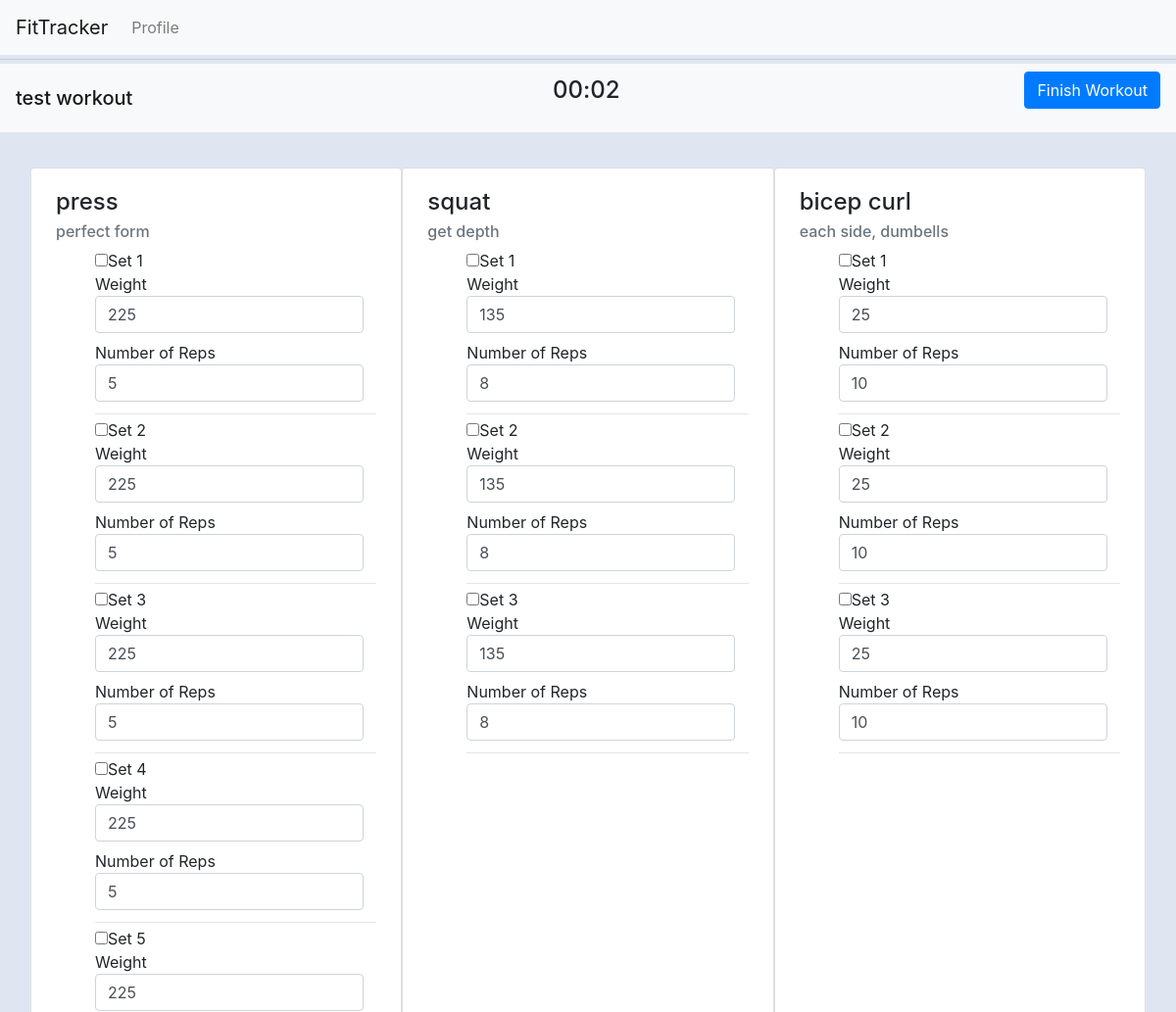
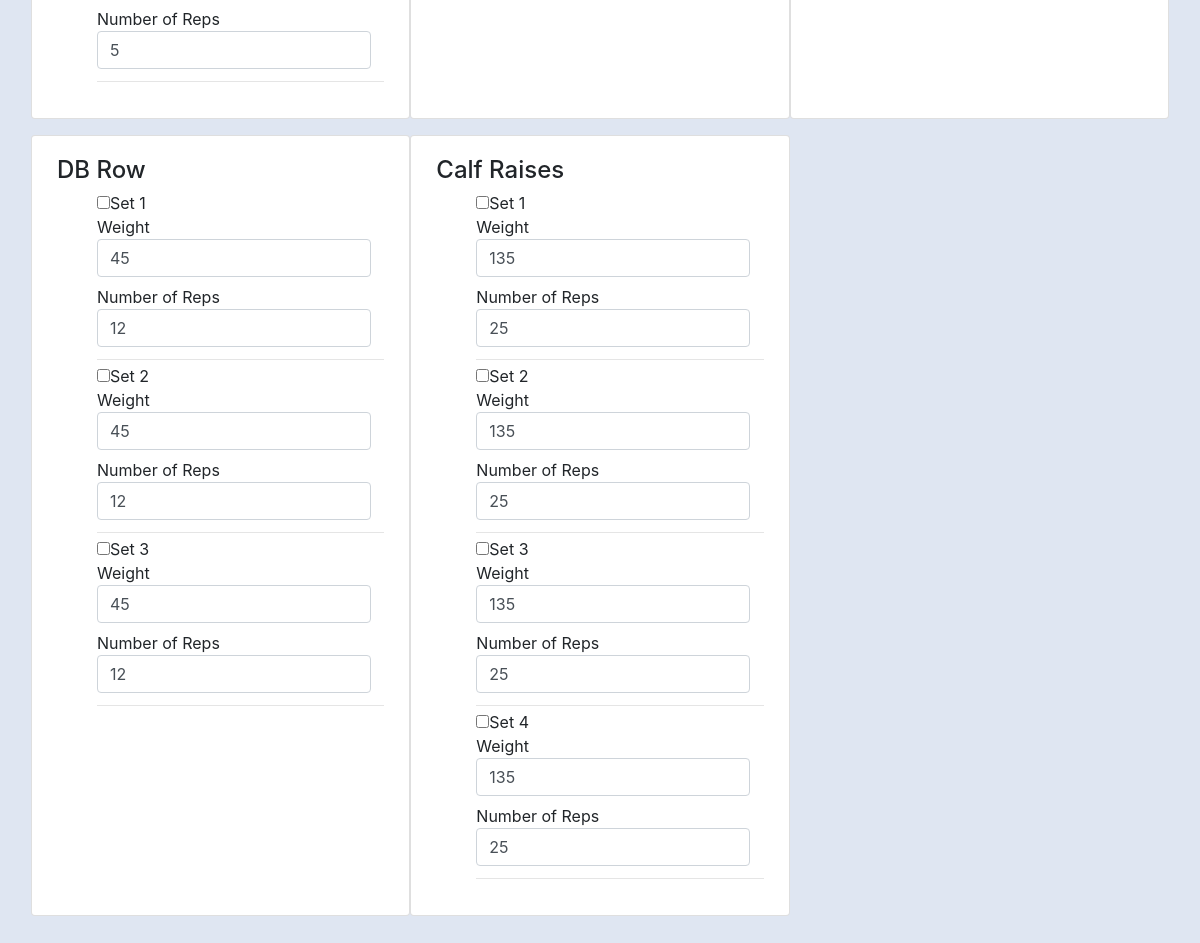
Page /workout/start?workout_id=1 on the committed database (2 pictures, top to bottom).
### models.py (models this page shows, shortened)
class Workout(db.Model):
    __tablename__ = 'workout'
    id = db.Column(db.Integer, primary_key=True)
    name = db.Column(db.String(128))
    description = db.Column(db.String(1024))
    user = db.Column(db.Integer, db.ForeignKey('user.id'))
    def to_dict(self):
        return {
            'id' : self.id,
            'name' : self.name,
            'description' : self.description,
            'user' : self.user,
        }

class Exercise(db.Model):
    __tablename__ = 'exercise'
    id = db.Column(db.Integer, primary_key=True)
    name = db.Column(db.String(64), index=True, unique=False)
    num_sets = db.Column(db.Integer, index=True)
    num_reps = db.Column(db.Integer, index=True)
    weight = db.Column(db.Integer)
    notes = db.Column(db.String(64))
    associated_workout = db.Column(db.Integer, db.ForeignKey('workout.id'))
    def to_dict(self):
        return {
            'id' : self.id,
            'name' : self.name,
            'num_sets' : self.num_sets,
            'num_reps' : self.num_reps,
            'weight' : self.weight,
            'notes' : self.notes,
            'associated_workout' : self.associated_workout
        }

### main.py (the view)
@main.route('/workout/start', methods=['GET', 'POST'])
def startworkout():
    workout_id = request.args['workout_id']
    workout = Workout.query.filter_by(id=workout_id).first()
    exercises = Exercise.query.filter_by(associated_workout=workout_id).all()
    exercises_dictlist = []
    for exercise in exercises:
        exercises_dictlist.append(exercise.to_dict())
    return render_template('workout_checklist.html', workout=workout, exercises=exercises, workout_dict=workout.to_dict(), exercises_dict=exercises_dictlist)

### templates/workout_checklist.html (shortened to what this page needs)
{% extends "base.html" %}
{% block content %}
<hr class="my-1">
<nav class="navbar navbar-light bg-light">
  <span class="navbar-brand mb-0 h1">{{ workout.name }}</span>
  <span class="h4">
    <label id="minutes">00</label>:<label id="seconds">00</label>
  </span>
  <span>
    <button id="finishWorkout" type="submit" class="btn btn-primary mb-3">Finish Workout</button>
  </span>
</nav>
<form class="" style="padding: 3%;">
        <div class="form-row">
                                {% for exercise in exercises %}
                                    <div class="card form-group col-md-4">
                                        <div class="card-body" id="{{exercise.id}}">
                                            <h4 class="card-title">{{exercise.name}}</h4>
                                            <h6 class="card-subtitle mb-2 text-muted">{{exercise.notes}}</h6>
                                            <ol style="list-style-type: none;">
                                            {% for set_num in range(exercise.num_sets) %}
                                                <li>
                                                    <label class="form-check-label"> <input id="{{exercise.id}}-{{set_num}}" class="checkbox" type="checkbox">Set {{set_num+1}}</label>
                                                    <br>
                                                    <label class="form-label">Weight
                                                    <input id="{{exercise.id}}-{{set_num}}-weight" class="form-control" value="{{exercise.weight}}"></label>
                                                    <label class="form-label">Number of Reps
                                                    <input id="{{exercise.id}}-{{set_num}}-num_reps" class="form-control" value="{{exercise.num_reps}}"></label>
                                                </li>
                                                <hr class="my-1">
                                                {% endfor %}
                                    </div>
                                </div>
                                {% endfor %}
                        </div>
                    </div>
</div>
{% endblock %}

### templates/base.html (shortened to what this page needs)
<!DOCTYPE html>
<html>
<head>
    <link rel="stylesheet" href="https://stackpath.bootstrapcdn.com/bootstrap/4.3.1/css/bootstrap.min.css">
    <link rel="stylesheet" href="https://cdn.jsdelivr.net/npm/bootstrap-icons@1.7.2/font/bootstrap-icons.css">
  </head>
<body style="background-color: #dfe6f2;">
            <nav class="navbar navbar-expand-lg navbar-light bg-light">
                <a class="navbar-brand" href="{{url_for('main.index')}}">FitTracker</a>
                <div class="collapse navbar-collapse" id="navbarNavAltMarkup">
                  <div class="navbar-nav">
                    <a class="nav-item nav-link" href="{{url_for('main.profile')}}">Profile</a>
                  </div>
                </div>
            </nav>
        <div class="">
            <div class="">
               {% block content %}
               {% endblock %}
  </body>
</body>
</html>

### rows in the picture
Workout: name "test workout"
Exercise: name "press", notes "perfect form", set_num "1" "2" "3" "4" "5", weight "225" "225" "225" "225" "225", num_reps "5" "5" "5" "5" "5", num_sets 5 (drawn)
Exercise: name "squat", notes "get depth", set_num "1" "2" "3", weight "135" "135" "135", num_reps "8" "8" "8", num_sets 3 (drawn)
Exercise: name "bicep curl", notes "each side, dumbells", set_num "1" "2" "3", weight "25" "25" "25", num_reps "10" "10" "10", num_sets 3 (drawn)
Exercise: name "DB Row", set_num "1" "2" "3", weight "45" "45" "45", num_reps "12" "12" "12", num_sets 3 (drawn)
Exercise: name "Calf Raises", set_num "1" "2" "3" "4", weight "135" "135" "135" "135", num_reps "25" "25" "25" "25", num_sets 4 (drawn)
